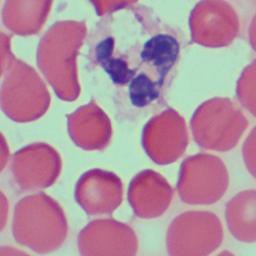
#> input picture dataset/images/image-1.png, 256 x 256 px, found by its file name; its folder holds only this picture in this run
$ jupyter execute BloodCellsDetection.ipynb
#> lines starting #> are read from the running program, lines starting #| are printed output that depends on the picture; after the words box and inside, x2 and y2 are one past the last pixel; in counts of white or black regions, pixels touching at a corner belong together
<a href="https://colab.research.google.com/github/BalusuDivya/Blood-cells-WBC-detection-using-image-processing/blob/main/BloodCellsDetection.ipynb" target="_parent"></a>

[cell 1]
import cv2
import numpy as np
import os
import matplotlib.pyplot as plt
import random

# Set the path to the dataset folder
dataset_path = '/content/drive/MyDrive/images'  # Using raw string notation

# Get a list of all image files in the dataset folder
image_files = [filename for filename in os.listdir(dataset_path) if filename.endswith(('.png', '.jpg'))]

# Randomly select one image from the dataset
selected_image_file = random.choice(image_files)
file_path = os.path.join(dataset_path, selected_image_file)

# Read the enhanced image
img = cv2.imread(file_path, 0)
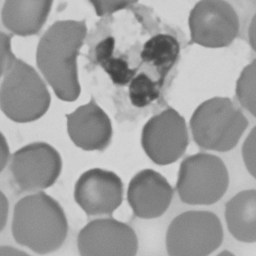
#> img: shape (256, 256); min 64, max 215, mean 159

# Morphological operations
kernel = np.ones((5, 5), np.uint8)
dilation = cv2.dilate(img, kernel, iterations=1)
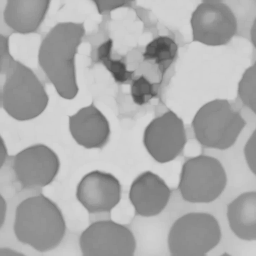
#> dilation: shape (256, 256); min 70, max 215, mean 170.9
closing = cv2.morphologyEx(img, cv2.MORPH_CLOSE, kernel)

# Adaptive thresholding on mean and gaussian filter
th2 = cv2.adaptiveThreshold(img, 255, cv2.ADAPTIVE_THRESH_MEAN_C, cv2.THRESH_BINARY, 11, 2)
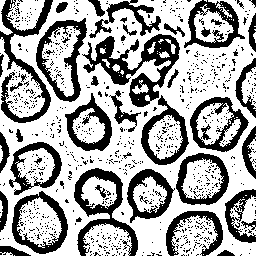
#> th2: shape (256, 256); 65.1% white; 884 black regions (838 under 20 px), largest, box (x1, y1, x2, y2) and area: (82, 34, 180, 107) 2535, (0, 0, 53, 123) 1738, (74, 168, 138, 256) 1682
th3 = cv2.adaptiveThreshold(img, 255, cv2.ADAPTIVE_THRESH_GAUSSIAN_C, cv2.THRESH_BINARY, 11, 2)
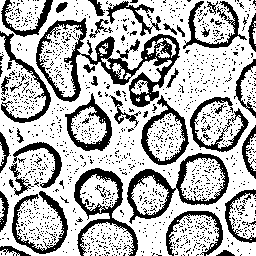
#> th3: shape (256, 256); 70.1% white; 1453 black regions (1406 under 20 px), largest, box (x1, y1, x2, y2) and area: (36, 18, 180, 107) 3281, (127, 153, 229, 224) 1567, (74, 168, 138, 256) 1351

# Otsu's thresholding
ret4, th4 = cv2.threshold(img, 0, 255, cv2.THRESH_BINARY + cv2.THRESH_OTSU)
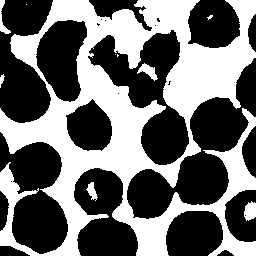
#> th4: shape (256, 256); 42.6% white; 10 white regions (4 under 20 px), largest, box (x1, y1, x2, y2) and area: (0, 0, 256, 256) 27249, (244, 201, 256, 221) 184, (137, 63, 158, 81) 165, (0, 0, 11, 34) 130, (86, 182, 98, 201) 114, (0, 74, 5, 88) 36
#> ret4 = 163

# Initialize lists for the selected image
cell_count, x_count, y_count = [], [], []

# Read the original image to display circle and center detection
display = cv2.imread(file_path)
#> display is the input picture: shape (256, 256, 3); mean B, G, R 159.5, 143.8, 176.8

# Hough transform with modified circular parameters
circles = cv2.HoughCircles(img, cv2.HOUGH_GRADIENT, 1.2, 20, param1=50, param2=28, minRadius=1, maxRadius=20)
#> circles = [[161.4, 52.2, 17.92], [94.2, 197.4, 16.6], [42.6, 163.8, 19.24]]

# Circle detection and labeling using Hough transformation
if circles is not None:
    circles = np.round(circles[0, :]).astype("int")
#> circles = [[161, 52, 18], [94, 197, 17], [43, 164, 19]]

    for (x, y, r) in circles:
        cv2.circle(display, (x, y), r, (0, 255, 0), 2)  # Draw the circle
        cv2.rectangle(display, (x - 2, y - 2), (x + 2, y + 2), (0, 128, 255), -1)  # Draw the center
        cv2.putText(display, 'WBC', (x + r + 5, y), cv2.FONT_HERSHEY_SIMPLEX, 0.5, (255, 0, 0), 1)  # Add WBC text
        cell_count.append(r)
        x_count.append(x)
        y_count.append(y)
#> this loop made 3 passes
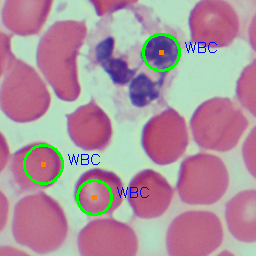
#> display: shape (256, 256, 3); 2.13% of pixels changed, all inside (x1, y1, x2, y2) = (23, 33, 217, 216)
#> after the loop, cell_count = [18, 17, 19]; x_count = [161, 94, 43]; y_count = [52, 197, 164]

# Convert the image from BGR to RGB for displaying with matplotlib
display_rgb = cv2.cvtColor(display, cv2.COLOR_BGR2RGB)

# Display the output image
plt.imshow(display_rgb)
plt.axis('off')  # Hide axes
plt.title(f'Detection in {selected_image_file}')
plt.show()  # Show the image

# Print results for the selected image
detected_cell_count = len(cell_count)
#> detected_cell_count = 3
print("Total number of cells detected in the image:", detected_cell_count)
#| Total number of cells detected in the image: 3
print("All radii of detected cells:", cell_count)
#| All radii of detected cells: [18, 17, 19]
print("All X coordinates of detected cells:", x_count)
#| All X coordinates of detected cells: [161, 94, 43]
print("All Y coordinates of detected cells:", y_count)
#| All Y coordinates of detected cells: [52, 197, 164]

$ run again, on dataset/images/image-102.png
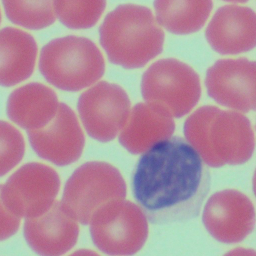
#> input picture dataset/images/image-102.png, 256 x 256 px, found by its file name
#> `th2 = cv2.adaptiveThreshold(img, 255, cv2.ADAPTIVE_THRESH_MEAN_C, cv2...`:
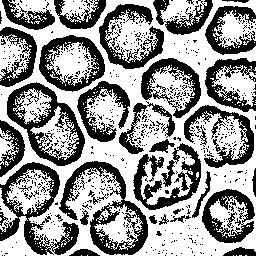
#> th2: shape (256, 256); 58.8% white; 656 black regions (618 under 20 px), largest, box (x1, y1, x2, y2) and area: (59, 161, 148, 255) 2421, (0, 162, 79, 255) 2317, (7, 82, 85, 166) 2244
#> th3: shape (256, 256); 69.1% white; 1660 black regions (1612 under 20 px), largest, box (x1, y1, x2, y2) and area: (6, 82, 85, 166) 1372, (59, 161, 148, 255) 1290, (0, 162, 60, 255) 1185
#> `ret4, th4 = cv2.threshold(img, 0, 255, cv2.THRESH_BINARY + cv2.THRESH_..`:
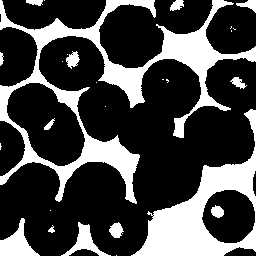
#> th4: shape (256, 256); 27.1% white; 27 white regions (13 under 20 px), largest, box (x1, y1, x2, y2) and area: (0, 0, 256, 204) 9847, (131, 109, 256, 256) 5673, (0, 218, 40, 256) 708
#> ret4 = 168
#> display is the input picture: shape (256, 256, 3); mean B, G, R 156.5, 141.3, 177
#> circles = None

$ run again, on dataset/images/image-103.png
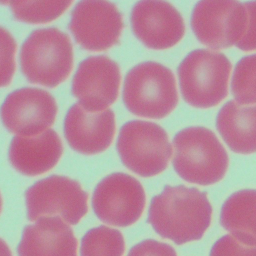
#> input picture dataset/images/image-103.png, 256 x 256 px, found by its file name
#> `th2 = cv2.adaptiveThreshold(img, 255, cv2.ADAPTIVE_THRESH_MEAN_C, cv2...`:
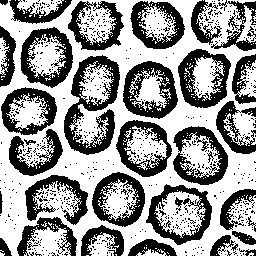
#> th2: shape (256, 256); 59.1% white; 679 black regions (643 under 20 px), largest, box (x1, y1, x2, y2) and area: (64, 55, 120, 155) 2378, (123, 61, 178, 119) 1624, (178, 49, 231, 108) 1473
#> th3: shape (256, 256); 69.4% white; 1587 black regions (1547 under 20 px), largest, box (x1, y1, x2, y2) and area: (64, 55, 120, 155) 1566, (146, 184, 212, 245) 962, (123, 61, 178, 119) 959
#> `ret4, th4 = cv2.threshold(img, 0, 255, cv2.THRESH_BINARY + cv2.THRESH_..`:
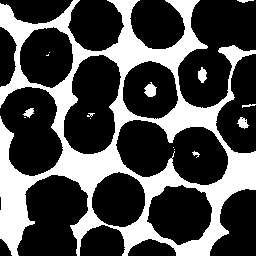
#> th4: shape (256, 256); 30.4% white; 15 white regions (7 under 20 px), largest, box (x1, y1, x2, y2) and area: (0, 0, 256, 256) 19429, (144, 82, 157, 97) 126, (198, 67, 207, 83) 100
#> ret4 = 171
#> display is the input picture: shape (256, 256, 3); mean B, G, R 158.7, 145.5, 184
#> circles = None

$ run again, on dataset/images/image-104.png
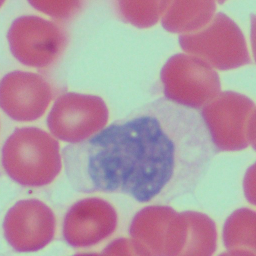
#> input picture dataset/images/image-104.png, 256 x 256 px, found by its file name
#> `th2 = cv2.adaptiveThreshold(img, 255, cv2.ADAPTIVE_THRESH_MEAN_C, cv2...`:
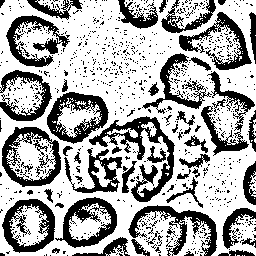
#> th2: shape (256, 256); 65.9% white; 892 black regions (837 under 20 px), largest, box (x1, y1, x2, y2) and area: (89, 116, 175, 202) 1910, (47, 92, 109, 144) 1405, (2, 127, 61, 187) 1382
#> th3: shape (256, 256); 73.4% white; 1737 black regions (1667 under 20 px), largest, box (x1, y1, x2, y2) and area: (89, 117, 174, 202) 1297, (63, 197, 117, 248) 901, (2, 127, 62, 187) 829
#> `ret4, th4 = cv2.threshold(img, 0, 255, cv2.THRESH_BINARY + cv2.THRESH_..`:
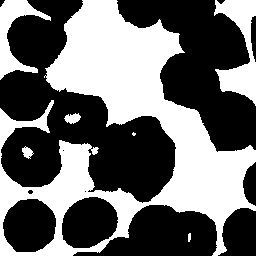
#> th4: shape (256, 256); 42.4% white; 7 white regions (1 under 20 px), largest, box (x1, y1, x2, y2) and area: (0, 0, 256, 256) 24031, (214, 0, 256, 106) 2082, (0, 0, 51, 80) 1420, (64, 113, 81, 124) 123, (22, 146, 34, 159) 91, (188, 233, 191, 242) 24
#> ret4 = 166
#> display is the input picture: shape (256, 256, 3); mean B, G, R 162.2, 149.9, 176.8
#> circles = None
